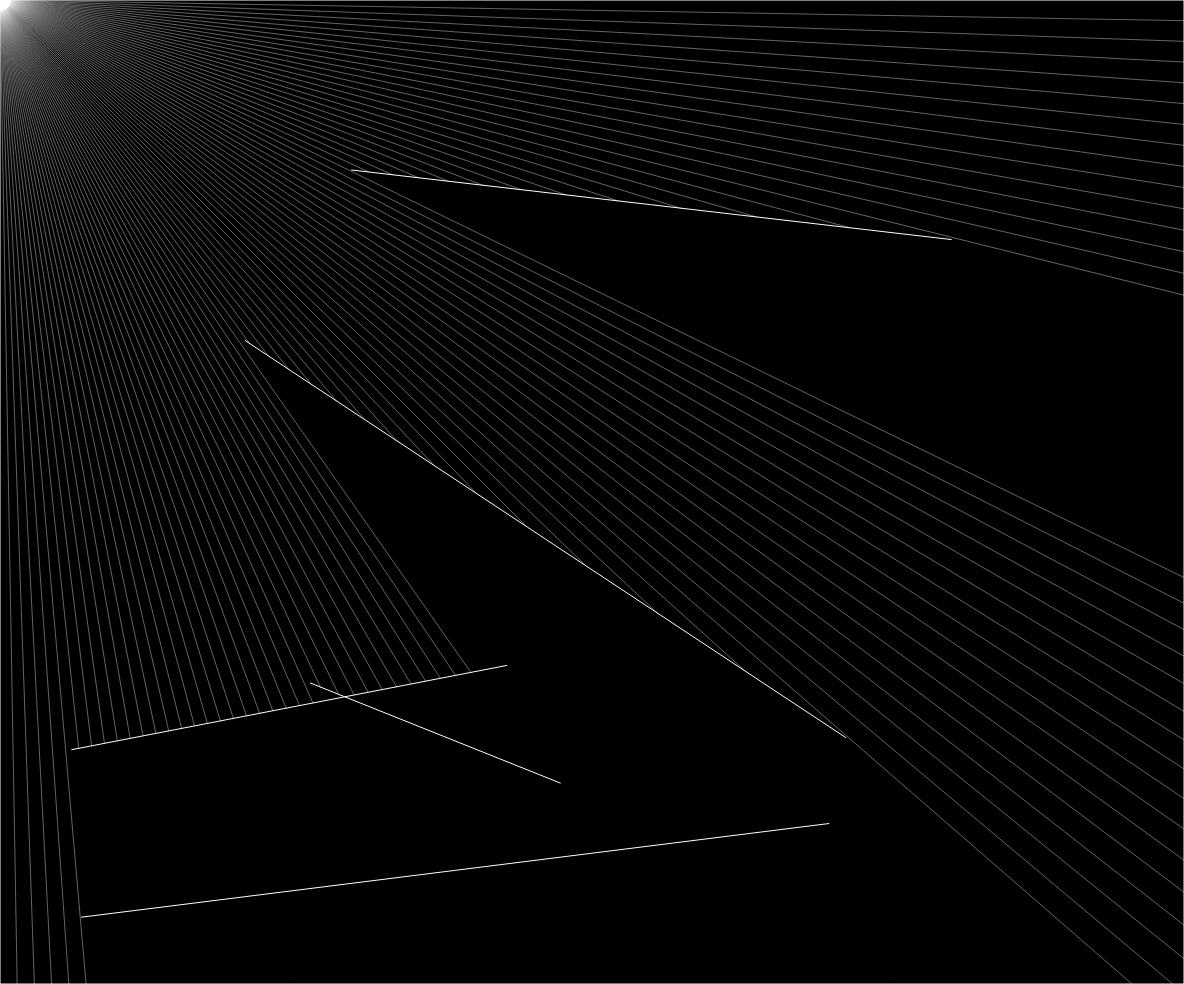
Frame 1 (no input)
Frame 60 (no input): identical to frame 1, image omitted
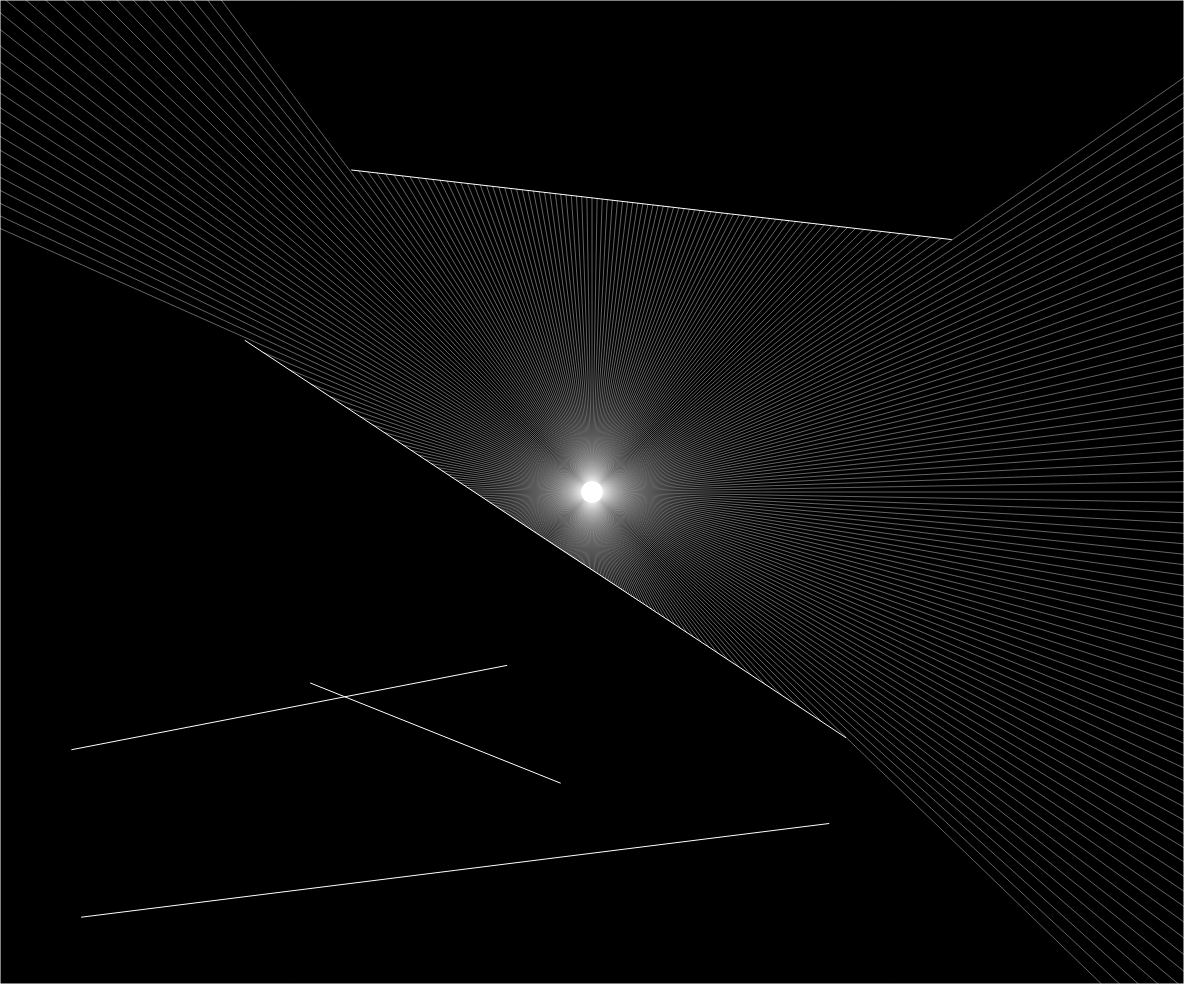
Frame 120 (the mouse pressed at the canvas centre since frame 60)

The p5.js sketch that drew these frames (run headless with seeded random() and noise() and a simulated clock; from frame 60 on, the mouse is pressed at the canvas centre):

// p5.js sketch
// ── sketch.js
let walls = [];
let ray;
let particle;

// Function to set up Canvas and Walls
function setup() {
    let canvas = createCanvas(window.innerWidth- 16, window.innerHeight- 16);
    canvas.id('canvas');
    // Loop to create 5 random walls of random width/height, angle and location
    for (let i = 0; i < 5; i++) {
        let x1 = random(width);
        let x2 = random(width);
        let y1 = random(height);
        let y2 = random(height);
        walls[i] = new Boundary(x1, y1, x2, y2);
    }
    // Set a wall for each edge of the canvas
    walls.push(new Boundary(0, 0, width, 0));
    walls.push(new Boundary(width, 0, width, height));
    walls.push(new Boundary(width, height, 0, height));
    walls.push(new Boundary(0, height, 0, 0));

    particle = new Particle();
}

// Draw the walls and rays
function draw() {
    background(0);
    for (let wall of walls) {
        wall.show();
    }
    particle.update(mouseX, mouseY);
    particle.show();
    particle.look(walls);
}

// ── boundary.js
// Class to create a new Boundary for the ray
class Boundary {
    constructor(x1, y1, x2, y2) {
        this.a = createVector(x1, y1);
        this.b = createVector(x2, y2);
    }

    show() {
        stroke(255);
        line(this.a.x, this.a.y, this.b.x, this.b.y);
    }
}
// ── particle.js
class Particle {
    constructor() {
        this.pos = createVector(width / 2, height / 2);
        this.rays = [];
        // Create 360 rays to emulate rays being cast out of a light source in all directions
        for (let a =0; a < 360; a += 1) {
            this.rays.push(new Ray(this.pos, radians(a)));
        }
    }

    update(x,y) {
        this.pos.set(x, y);
    }

    look(walls) {
        for(let ray of this.rays) {
            let closest = null;
            let record = Infinity;
            for(let wall of walls) {
                const pt = ray.cast(wall);
                if (pt) {
                    const d = p5.Vector.dist(this.pos, pt);
                    if(d < record) {
                        record = d;
                        closest = pt;
                    }
                }
            }
            if (closest) {
                stroke(255, 100);
                line(this.pos.x, this.pos.y, closest.x, closest.y);
            }
        }
    }

    // Show the rays and light source
    show() {
        fill(255);
        ellipse(this.pos.x, this.pos.y, 4);
        for (let ray of this.rays) {
            ray.show();
        }
    }
}
// ── ray.js
// Class to create each ray
class Ray {
    constructor(pos, angle) {
        this.pos = pos;
        this.dir = p5.Vector.fromAngle(angle);
    }

    lookAt(x, y) {
        this.dir.x = x - this.pos.x;
        this.dir.y = y - this.pos.y;
        this.dir.normalize();
    }

    show() {
        stroke(255);
        push();
        translate(this.pos.x, this.pos.y);
        line(0, 0, this.dir.x * 10, this.dir.y * 10);
        pop();
    }

    cast(wall) {
        const x1 = wall.a.x;
        const y1 = wall.a.y;
        const x2 = wall.b.x;
        const y2 = wall.b.y;

        const x3 = this.pos.x;
        const y3 = this.pos.y;
        const x4 = this.pos.x + this.dir.x;
        const y4 = this.pos.y + this.dir.y;

        const den = (x1 - x2) * (y3 - y4) - (y1 - y2) * (x3 - x4);
        if (den == 0) {
            return;
        }
        const t = ((x1 - x3) * (y3 - y4) - (y1 - y3) * (x3 - x4)) / den;
        const u = -((x1 - x2) * (y1 - y3) - (y1 - y2) * (x1 - x3)) / den;

        if(t > 0 && t < 1 && u > 0) {
            const pt = createVector();
            pt.x = x1 + t * (x2 - x1);
            pt.y = y1 + t * (y2 - y1);
            return pt;
        } else {
            return;
        }
    }
}
